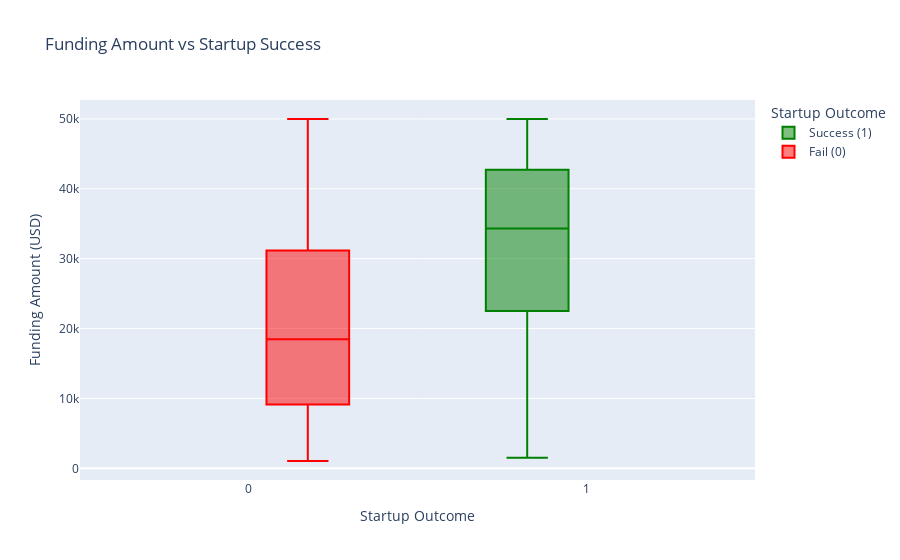
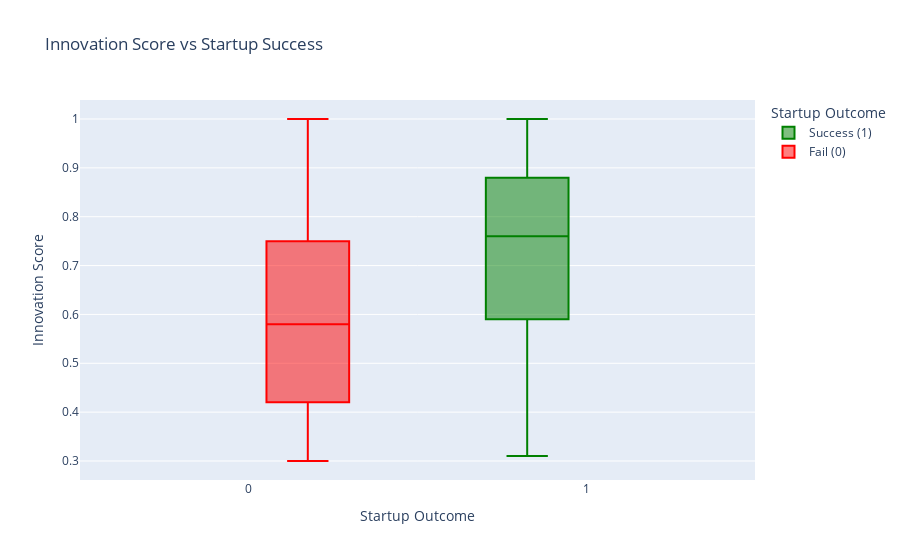

Here is the notebook cell these charts were saved with, in order:
### Markdown cell above
>**Summary:**  
Most numerical variables show approximately normal or slightly right-skewed distributions,  
indicating moderate variability across features such as funding, team experience, and innovation score.

### Code cell
# Box Plot 1: Funding Amount vs Startup Success
fig1 = px.box(df, x='success_label', y='funding_amount_usd',
              title='Funding Amount vs Startup Success',
              labels={'success_label': 'Startup Outcome', 'funding_amount_usd': 'Funding Amount (USD)'},
              color='success_label', 
              color_discrete_map={0: 'red', 1: 'green'},
              boxmode='group')  

fig1.for_each_trace(lambda t: t.update(
    name='Success (1)' if t.name == '1' else 'Fail (0)',
    legendgroup='Success (1)' if t.name == '1' else 'Fail (0)'
))
fig1.show()

# Box Plot 2: Innovation Score vs Startup Success
fig2 = px.box(df, x='success_label', y='innovation_score',
              title='Innovation Score vs Startup Success',
              labels={'success_label': 'Startup Outcome', 'innovation_score': 'Innovation Score'},
              color='success_label',
              color_discrete_map={0: 'red', 1: 'green'},
              boxmode='group') 
fig2.for_each_trace(lambda t: t.update(
    name='Success (1)' if t.name == '1' else 'Fail (0)',
    legendgroup='Success (1)' if t.name == '1' else 'Fail (0)'
))
fig2.show()

### Figure 1 — Plotly figure (JSON) as saved in the notebook; plotly's stock layout.template omitted (floating-point values rounded to 4 significant figures; data arrays with more than 128 entries replaced by an {"elided": "..."} marker saying what was removed)
{"data": [{"alignmentgroup": "True", "hovertemplate": "Startup Outcome=%{x}<br>Funding Amount (USD)=%{y}<extra></extra>", "legendgroup": "Success (1)", "marker": {"color": "green"}, "name": "Success (1)", "notched": false, "offsetgroup": "1", "orientation": "v", "showlegend": true, "type": "box", "x": {"elided": "881 int values"}, "x0": " ", "xaxis": "x", "y": {"elided": "881 float values"}, "y0": " ", "yaxis": "y"}, {"alignmentgroup": "True", "hovertemplate": "Startup Outcome=%{x}<br>Funding Amount (USD)=%{y}<extra></extra>", "legendgroup": "Fail (0)", "marker": {"color": "red"}, "name": "Fail (0)", "notched": false, "offsetgroup": "0", "orientation": "v", "showlegend": true, "type": "box", "x": {"elided": "1219 int values"}, "x0": " ", "xaxis": "x", "y": {"elided": "1219 float values"}, "y0": " ", "yaxis": "y"}], "layout": {"boxmode": "group", "legend": {"title": {"text": "Startup Outcome"}, "tracegroupgap": 0}, "title": {"text": "Funding Amount vs Startup Success"}, "xaxis": {"anchor": "y", "categoryarray": [1, 0], "categoryorder": "array", "domain": [0, 1], "title": {"text": "Startup Outcome"}}, "yaxis": {"anchor": "x", "domain": [0, 1], "title": {"text": "Funding Amount (USD)"}}}}

### Figure 2 — Plotly figure (JSON) as saved in the notebook; plotly's stock layout.template omitted (floating-point values rounded to 4 significant figures; data arrays with more than 128 entries replaced by an {"elided": "..."} marker saying what was removed)
{"data": [{"alignmentgroup": "True", "hovertemplate": "Startup Outcome=%{x}<br>Innovation Score=%{y}<extra></extra>", "legendgroup": "Success (1)", "marker": {"color": "green"}, "name": "Success (1)", "notched": false, "offsetgroup": "1", "orientation": "v", "showlegend": true, "type": "box", "x": {"elided": "881 int values"}, "x0": " ", "xaxis": "x", "y": {"elided": "881 float values"}, "y0": " ", "yaxis": "y"}, {"alignmentgroup": "True", "hovertemplate": "Startup Outcome=%{x}<br>Innovation Score=%{y}<extra></extra>", "legendgroup": "Fail (0)", "marker": {"color": "red"}, "name": "Fail (0)", "notched": false, "offsetgroup": "0", "orientation": "v", "showlegend": true, "type": "box", "x": {"elided": "1219 int values"}, "x0": " ", "xaxis": "x", "y": {"elided": "1219 float values"}, "y0": " ", "yaxis": "y"}], "layout": {"boxmode": "group", "legend": {"title": {"text": "Startup Outcome"}, "tracegroupgap": 0}, "title": {"text": "Innovation Score vs Startup Success"}, "xaxis": {"anchor": "y", "categoryarray": [1, 0], "categoryorder": "array", "domain": [0, 1], "title": {"text": "Startup Outcome"}}, "yaxis": {"anchor": "x", "domain": [0, 1], "title": {"text": "Innovation Score"}}}}
